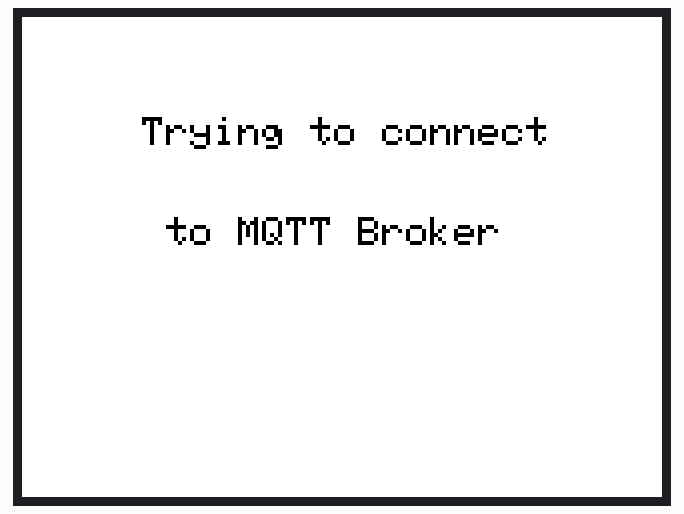
This sketch was run on a simulated Arduino Uno, built with avr-gcc and run on an emulated ATmega328P. Shown: 320×240 colour display. What the sketch prints to the serial monitor is not drawn.

Above: at 0.3 s.
At 3.1 s:
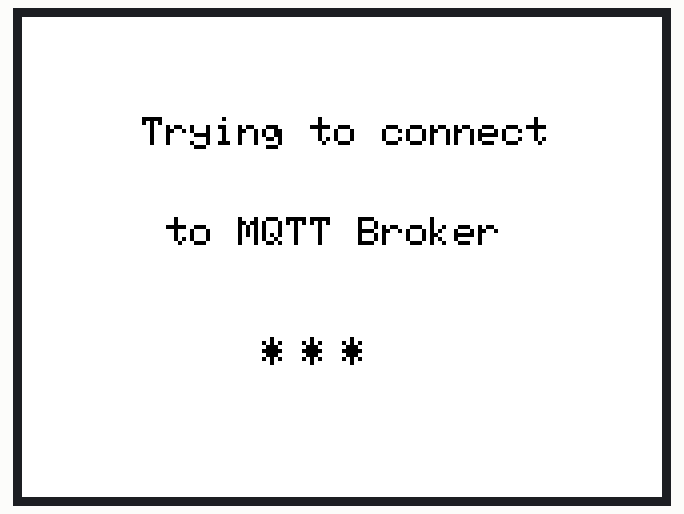

Measured:
- what the display in image 1 shows lasts 1.0 s, from 3.0 s to 4.0 s

The sketch:

tft_center_dot.ino
```cpp
#include <SPFD5408_Adafruit_GFX.h>
#include <SPFD5408_Adafruit_TFTLCD.h>
#include <SPFD5408_TouchScreen.h>

#if defined(__SAM3X8E__)
    #undef __FlashStringHelper::F(string_literal)
    #define F(string_literal) string_literal
#endif

#define YP A3  // must be an analog pin, use "An" notation!
#define XM A2  // must be an analog pin, use "An" notation!
#define YM 9   // can be a digital pin
#define XP 8   // can be a digital pin

#define TS_MINX 125
#define TS_MINY 85
#define TS_MAXX 965
#define TS_MAXY 905

TouchScreen ts = TouchScreen(XP, YP, XM, YM, 300);

#define LCD_CS A3
#define LCD_CD A2
#define LCD_WR A1
#define LCD_RD A0
// optional
#define LCD_RESET A4

// Assign human-readable names to some common 16-bit color values:
#define Black           0x0000      /*   0,   0,   0 */
#define Navy            0x000F      /*   0,   0, 128 */
#define DarkGreen       0x03E0      /*   0, 128,   0 */
#define DarkCyan        0x03EF      /*   0, 128, 128 */
#define Maroon          0x7800      /* 128,   0,   0 */
#define Purple          0x780F      /* 128,   0, 128 */
#define Olive           0x7BE0      /* 128, 128,   0 */
#define LightGrey       0xC618      /* 192, 192, 192 */
#define DarkGrey        0x7BEF      /* 128, 128, 128 */
#define Blue            0x001F      /*   0,   0, 255 */
#define Green           0x07E0      /*   0, 255,   0 */
#define Cyan            0x07FF      /*   0, 255, 255 */
#define Red             0xF800      /* 255,   0,   0 */
#define Magenta         0xF81F      /* 255,   0, 255 */
#define Yellow          0xFFE0      /* 255, 255,   0 */
#define White           0xFFFF      /* 255, 255, 255 */
#define Orange          0xFD20      /* 255, 165,   0 */
#define GreenYellow     0xAFE5      /* 173, 255,  47 */
#define Pink            0xF81F

Adafruit_TFTLCD tft(LCD_CS, LCD_CD, LCD_WR, LCD_RD, LCD_RESET);

#define BOXSIZE 40
#define PENRADIUS 3

static int loopCnt;

unsigned long currentMillis;
unsigned long previousMillis = 0;
unsigned int interval = 1000;

boolean gatewayConnect = false;
const char* hi = "Trying to connect";
const char* hello = "to MQTT Broker";
void setup(void) {
  Serial.begin(9600);
  Serial.println(F("Paint!"));
  tft.reset();
  tft.begin(0x9341); // SDFP5408
  tft.setRotation(3); // Need for the Mega, please changed for your choice or rotation initial


  tft.fillScreen(White);
//  //TFT has 320x240 pixel
//  tft.setCursor (65,10);
//  tft.setTextSize (3);
//  tft.setTextColor(White);
//  tft.println("CPSGATEWAY");
//
//  tft.setCursor (30,35);
//  tft.setTextSize (2);
//  tft.setTextColor(White);
//  tft.println("Technologies Pvt Ltd");
//
tft.setCursor (0,50);
tft.setTextColor(Black);
center (hi,2);

tft.setCursor (0,100);
center (hello,2);
gatewayConnect = false;

}

void loop(){
 if( gatewayConnect == false ){
                dot(120,160,1,Black);
          }
}


void center( const char* text, byte textSize )
{
    // if textSize(1)--> max char 53
    // if textSize(2)--> max char 26
    // if textSize(3)--> max char 17
    // if textSize(4)--> max char 13
    // if textSize(5)--> max char 10
    tft.setTextSize(textSize);
    String words=text;
    char str[50];
    int len;
    strcpy(str, text);
    len = strlen(str);
    if( textSize == 1 ){
        int x=0;
        int space= 53;
        x= ( space / 2 ) - ( len / 2 );
        //Serial.println(x);
        for(int i=0; i<=x ;i++){
            tft.print(" ");
        }
        tft.println(str);
     }

      if( textSize == 2 ){
        int x=0;
        int space= 24;
        x= ( space / 2 ) - ( len / 2 );
        //Serial.println(x);
        for(int i=0; i<=x ;i++){
            tft.print(" ");
        }
        tft.println(str);
      }

      if( textSize == 3 ){
        int x=0;
        int space= 17;
        x= ( space / 2 ) - ( len / 2 );
        //Serial.println(x);
        for(int i=0; i<=x ;i++){
            tft.print(" ");
        }
        tft.println(str);
      }

      if( textSize == 4 ){
        int x=0;
        int space= 13;
        x= ( space / 2 ) - ( len / 2 );
        //Serial.println(x);
        for(int i=0; i<=x ;i++){
            tft.print(" ");
        }
        tft.println(str);
      }

      if( textSize == 5 ){
        int x=0;
        int space= 10;
        x= ( space / 2 ) - ( len / 2 );
        //Serial.println(x);
        for(int i=0; i<=x ;i++){
          tft.print(" ");
        }
        tft.println(str);
      }

      memset(str,0,50);
}
void dot( int x, int y, byte size, int color)
{
   if(loopCnt<4) {
        currentMillis = millis();
        while(currentMillis - previousMillis >= interval) {
        previousMillis = currentMillis;
        if(loopCnt == 0){
            tft.setCursor (x,y);
            tft.setTextColor(Black);
            tft.print("*");
            tft.setCursor (x+20,y);
            tft.setTextColor(White);
            tft.print("*");
            tft.setCursor (x+40,y);
            tft.setTextColor(White);
            tft.print("*");
         } else if(loopCnt==1){
              tft.setCursor (x,y);
              tft.setTextColor(Black);
              tft.print("*");
              tft.setCursor (x+20,y);
              tft.setTextColor(Black);
              tft.print("*");
              tft.setCursor (x+40,y);
              tft.setTextColor(White);
              tft.print("*");
         } else if(loopCnt==2){
              tft.setCursor (x,y);
              tft.setTextColor(Black);
              tft.print("*");
              tft.setCursor (x+20,y);
              tft.setTextColor(Black);
              tft.print("*");
              tft.setCursor (x+40,y);
              tft.setTextColor(Black);
              tft.print("*");
           } else if(loopCnt == 3){
              tft.setCursor (x,y);
              tft.setTextColor(White,White);
              tft.print("*");
              tft.setCursor (x+20,y);
              tft.setTextColor(White,White);
              tft.print("*");
              tft.setCursor (x+40,y);
              tft.setTextColor(White,White);
              tft.print("*");
           }
     loopCnt++;
     if(loopCnt>=4){
       loopCnt=0;
     }
   }
 }
}
```
